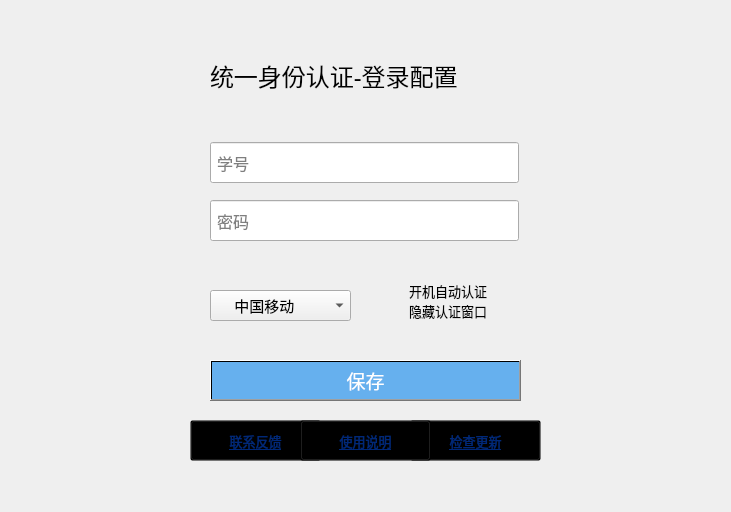
<?xml version="1.0" encoding="UTF-8"?>
<ui version="4.0">
 <class>Form</class>
 <widget class="QWidget" name="Form">
  <property name="geometry">
   <rect>
    <x>0</x>
    <y>0</y>
    <width>731</width>
    <height>512</height>
   </rect>
  </property>
  <property name="minimumSize">
   <size>
    <width>638</width>
    <height>452</height>
   </size>
  </property>
  <property name="maximumSize">
   <size>
    <width>6380</width>
    <height>4520</height>
   </size>
  </property>
  <property name="cursor">
   <cursorShape>ArrowCursor</cursorShape>
  </property>
  <property name="windowTitle">
   <string>南工大自动认证</string>
  </property>
  <property name="windowIcon">
   <iconset>
    <normaloff>images/njtech.ico</normaloff>images/njtech.ico</iconset>
  </property>
  <property name="autoFillBackground">
   <bool>true</bool>
  </property>
  <widget class="QLabel" name="topic">
   <property name="geometry">
    <rect>
     <x>210</x>
     <y>40</y>
     <width>311</width>
     <height>71</height>
    </rect>
   </property>
   <property name="font">
    <font>
     <family>微软雅黑</family>
     <pointsize>18</pointsize>
     <weight>50</weight>
     <bold>false</bold>
    </font>
   </property>
   <property name="styleSheet">
    <string notr="true">background: transparent;
</string>
   </property>
   <property name="text">
    <string>统一身份认证-登录配置</string>
   </property>
  </widget>
  <widget class="QPushButton" name="btn_login">
   <property name="geometry">
    <rect>
     <x>210</x>
     <y>360</y>
     <width>311</width>
     <height>41</height>
    </rect>
   </property>
   <property name="font">
    <font>
     <family>微软雅黑</family>
     <pointsize>14</pointsize>
     <weight>50</weight>
     <bold>false</bold>
    </font>
   </property>
   <property name="styleSheet">
    <string notr="true">background-color: qlineargradient(spread:repeat, x1:1, y1:1, x2:0.871, y2:0.25, stop:0.144279 rgba(102, 176, 238, 255));
color: rgb(255, 255, 255);</string>
   </property>
   <property name="text">
    <string>保存</string>
   </property>
   <property name="checkable">
    <bool>true</bool>
   </property>
  </widget>
  <widget class="QComboBox" name="cbbx_channel">
   <property name="geometry">
    <rect>
     <x>210</x>
     <y>290</y>
     <width>141</width>
     <height>31</height>
    </rect>
   </property>
   <property name="font">
    <font>
     <family>微软雅黑</family>
     <pointsize>11</pointsize>
    </font>
   </property>
   <property name="styleSheet">
    <string notr="true"/>
   </property>
   <item>
    <property name="text">
     <string>     中国移动    </string>
    </property>
   </item>
   <item>
    <property name="text">
     <string>     中国电信    </string>
    </property>
   </item>
  </widget>
  <widget class="QCheckBox" name="ckbx_autorun">
   <property name="geometry">
    <rect>
     <x>390</x>
     <y>280</y>
     <width>131</width>
     <height>21</height>
    </rect>
   </property>
   <property name="font">
    <font>
     <family>微软雅黑</family>
     <pointsize>10</pointsize>
    </font>
   </property>
   <property name="styleSheet">
    <string notr="true">background: transparent;
</string>
   </property>
   <property name="text">
    <string>开机自动认证</string>
   </property>
   <property name="checked">
    <bool>false</bool>
   </property>
   <property name="autoRepeat">
    <bool>false</bool>
   </property>
   <property name="autoExclusive">
    <bool>false</bool>
   </property>
   <property name="tristate">
    <bool>false</bool>
   </property>
  </widget>
  <widget class="QToolButton" name="btn_upgrade">
   <property name="geometry">
    <rect>
     <x>410</x>
     <y>420</y>
     <width>131</width>
     <height>41</height>
    </rect>
   </property>
   <property name="font">
    <font>
     <family>Segoe UI</family>
     <pointsize>10</pointsize>
     <underline>true</underline>
    </font>
   </property>
   <property name="styleSheet">
    <string notr="true">background: transparent;
color: rgba(0, 85, 255, 120);
</string>
   </property>
   <property name="text">
    <string>检查更新</string>
   </property>
  </widget>
  <widget class="QToolButton" name="btn_feedback">
   <property name="geometry">
    <rect>
     <x>190</x>
     <y>420</y>
     <width>131</width>
     <height>41</height>
    </rect>
   </property>
   <property name="font">
    <font>
     <family>Segoe UI</family>
     <pointsize>10</pointsize>
     <underline>true</underline>
    </font>
   </property>
   <property name="styleSheet">
    <string notr="true">background: transparent;
color: rgba(0, 85, 255, 120);
</string>
   </property>
   <property name="text">
    <string>联系反馈</string>
   </property>
  </widget>
  <widget class="QToolButton" name="btn_handbook">
   <property name="geometry">
    <rect>
     <x>300</x>
     <y>420</y>
     <width>131</width>
     <height>41</height>
    </rect>
   </property>
   <property name="font">
    <font>
     <family>Segoe UI</family>
     <pointsize>10</pointsize>
     <underline>true</underline>
    </font>
   </property>
   <property name="styleSheet">
    <string notr="true">background: transparent;
color: rgba(0, 85, 255, 120);
</string>
   </property>
   <property name="text">
    <string>使用说明</string>
   </property>
  </widget>
  <widget class="QCheckBox" name="ckbx_hidewin">
   <property name="geometry">
    <rect>
     <x>390</x>
     <y>300</y>
     <width>131</width>
     <height>21</height>
    </rect>
   </property>
   <property name="font">
    <font>
     <family>微软雅黑</family>
     <pointsize>10</pointsize>
    </font>
   </property>
   <property name="styleSheet">
    <string notr="true">background: transparent;
</string>
   </property>
   <property name="text">
    <string>隐藏认证窗口</string>
   </property>
   <property name="checked">
    <bool>false</bool>
   </property>
   <property name="autoRepeat">
    <bool>false</bool>
   </property>
   <property name="autoExclusive">
    <bool>false</bool>
   </property>
   <property name="tristate">
    <bool>false</bool>
   </property>
  </widget>
  <widget class="QLineEdit" name="ed_pwd">
   <property name="geometry">
    <rect>
     <x>210</x>
     <y>200</y>
     <width>309</width>
     <height>41</height>
    </rect>
   </property>
   <property name="font">
    <font>
     <family>微软雅黑</family>
     <pointsize>12</pointsize>
    </font>
   </property>
   <property name="styleSheet">
    <string notr="true"/>
   </property>
   <property name="text">
    <string/>
   </property>
   <property name="echoMode">
    <enum>QLineEdit::Password</enum>
   </property>
   <property name="placeholderText">
    <string> 密码</string>
   </property>
  </widget>
  <widget class="QLineEdit" name="ed_usr">
   <property name="geometry">
    <rect>
     <x>210</x>
     <y>142</y>
     <width>309</width>
     <height>41</height>
    </rect>
   </property>
   <property name="font">
    <font>
     <family>微软雅黑</family>
     <pointsize>12</pointsize>
     <weight>50</weight>
     <bold>false</bold>
    </font>
   </property>
   <property name="styleSheet">
    <string notr="true"/>
   </property>
   <property name="text">
    <string/>
   </property>
   <property name="placeholderText">
    <string> 学号</string>
   </property>
  </widget>
  <zorder>topic</zorder>
  <zorder>btn_login</zorder>
  <zorder>btn_upgrade</zorder>
  <zorder>cbbx_channel</zorder>
  <zorder>ckbx_autorun</zorder>
  <zorder>btn_feedback</zorder>
  <zorder>btn_handbook</zorder>
  <zorder>ckbx_hidewin</zorder>
  <zorder>ed_pwd</zorder>
  <zorder>ed_usr</zorder>
 </widget>
 <resources>
  <include location="images/resourse.qrc"/>
 </resources>
 <connections/>
</ui>
